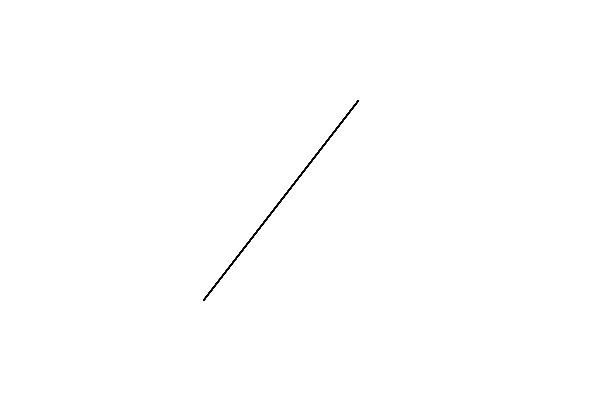
Frame 1 (no input)
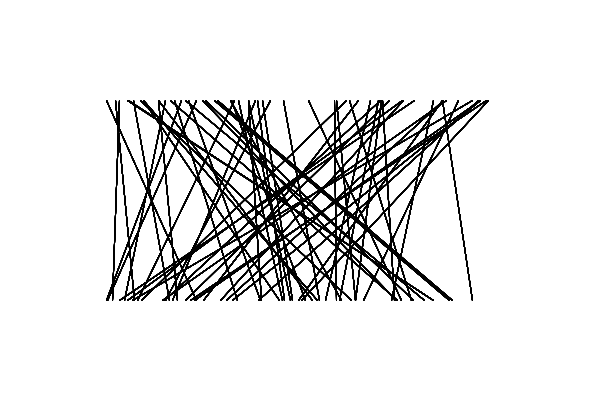
Frame 60 (the mouse pressed at the canvas centre just before this capture)
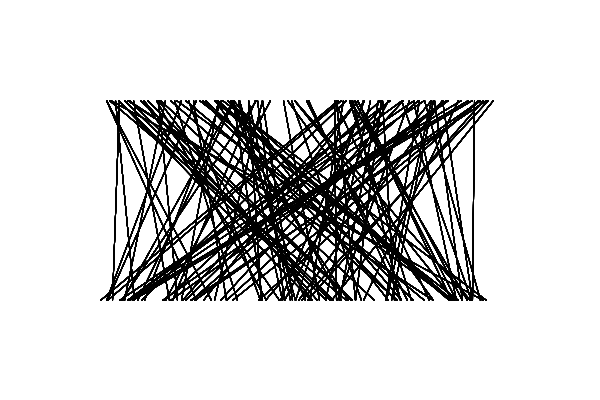
Frame 120 (the mouse held since frame 60 and released just before this capture)

The Processing sketch that drew these frames (run headless with seeded random() and noise(); from frame 60 on, the mouse is pressed at the canvas centre):

// Processing sketch: processing_106628
// ── processing_106628.pde

void setup() {
    size(600, 400);
    background(255);
    smooth();
}

void draw() {

    int y1 = 100;
    int y2 = 300;
    float r1 = random(100,500);
    float r2 = random(100,500);
    for (int x = 20; x < width; x += 20) {        
        line(r1 , y1 , r2, y2);
    }
}
